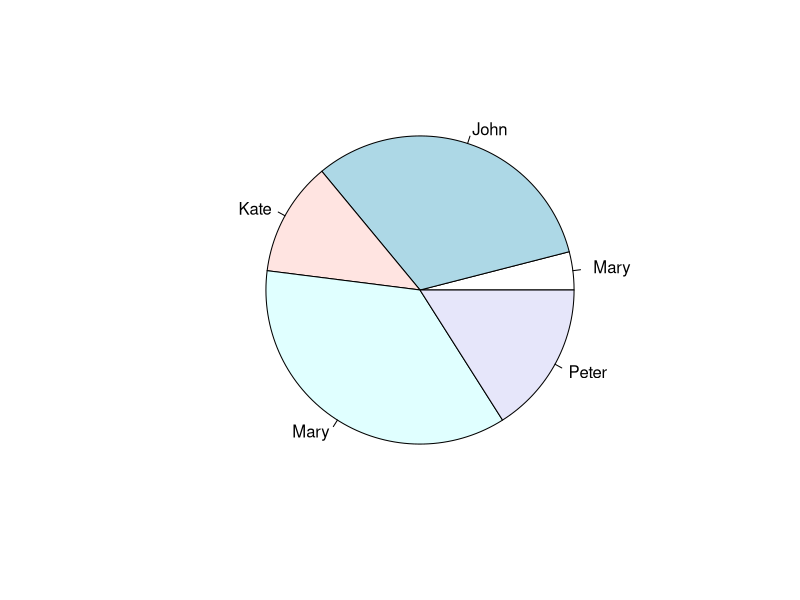
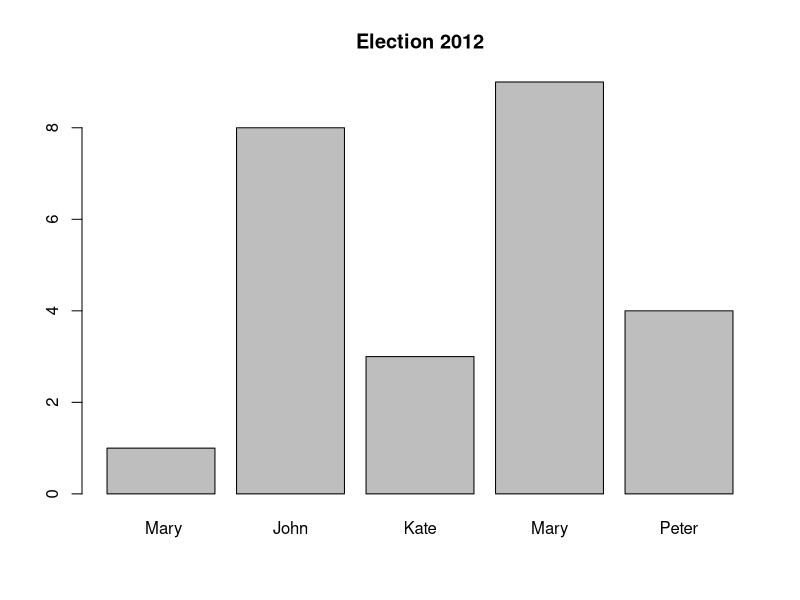
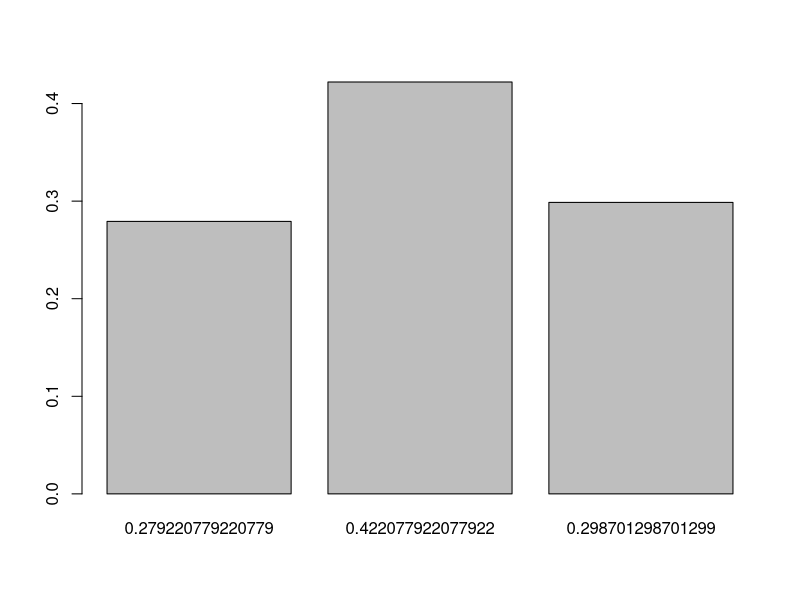
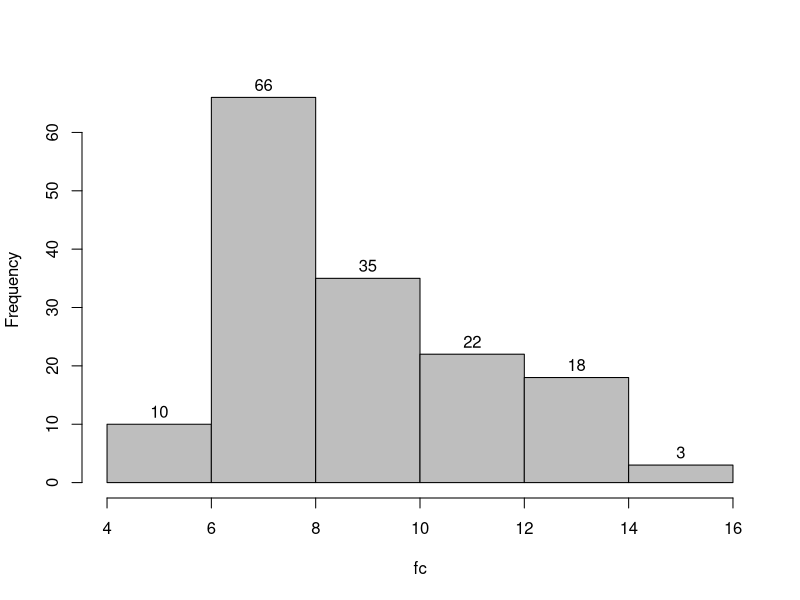
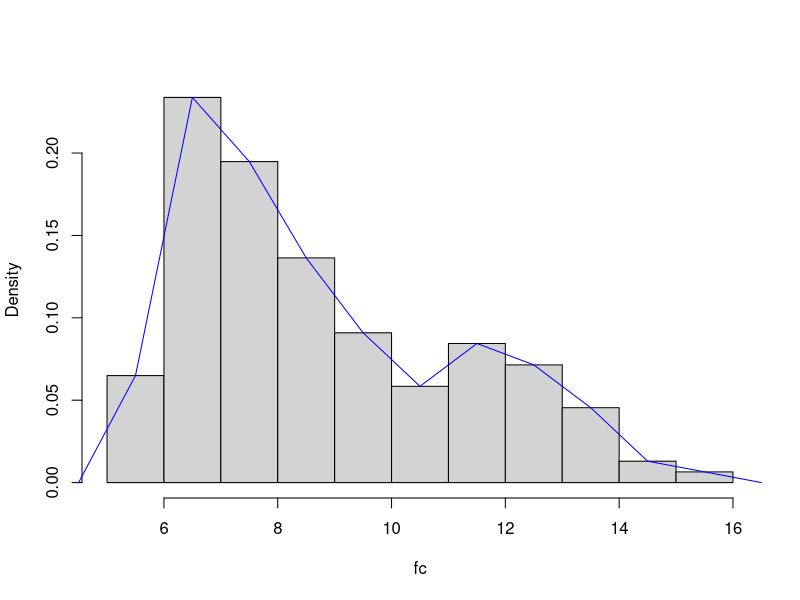
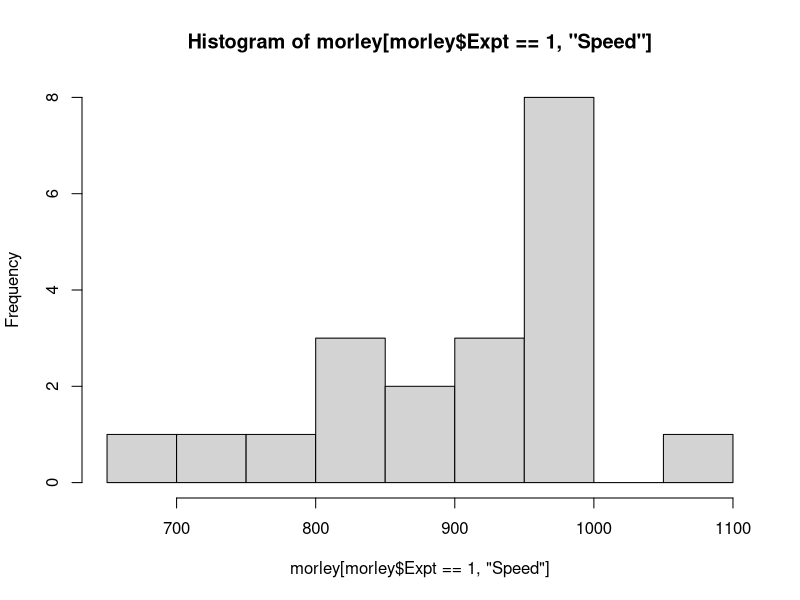

The R script that drew these images, in order:
votes <- c("Mary"," Mary","Mary","John"
          ,"Kate","Mary","Peter","Peter",
          "John","John","Peter","Kate","Peter", 
          "John","John","Mary","Mary","Mary","Kate", 
          "John","John","Mary","John","Mary","Mary");
votes <- factor(votes);
length(votes);
(votesTab <- table(votes))
votes
votesTab

prop.table(votesTab)
?name

cands <- names(votesTab)

NumVotes <- as.vector(votesTab)
print(cands)
cands[2];NumVotes[2]
rep(cands,NumVotes)
pie(NumVotes,labels = cands)
barplot(votesTab, main = "Election 2012")

maxVotes <- function(input_vector){
  counts <- which.max(table(input_vector))
  return(table(input_vector)[counts])
}
maxVotes(NumVotes)
?table

?range

votesTab[which.max(votesTab)]



 cars <- read.table("cars.csv",head = T, sep = ";", dec = ",")
head(cars)
length(cars$mpg)
mpg <- cars$mpg[!is.na(cars$mpg)]
fc <- 3.785*100/(mpg*1.609);
print(fc, digits = 3)
fuelcons <- character(length(fc));
?character
fuelcons[fc<7] <- "small";
fuelcons[fc>=7 & fc<10] <- "medium";
fuelcons[fc>=10] <- "large";
fuelcons <- factor(fuelcons);
print(fuelcons)
fuelcons
fcTab <- table(fuelcons); print(fcTab)
barplot(prop.table(fcTab),names = as.vector(prop.table(fcTab)))
?round



mean(fc)
quantile(fc, c(0.1, 0.5, 0.9))
par(xpd = TRUE)

h <- hist(fc, breaks = 5, labels = T, col = "gray", main = NA)

h <- hist(fc, prob = T, main = NA)
h
intWidth <- h$breaks[2]-h$breaks[1]
numClass <- length(h$mids)
polylineX <- c(h$mids[1]-intWidth, h$mids, h$mids[numClass]+intWidth);
polylineY <- c(0, h$density, 0)
lines(polylineX,polylineY,col = "blue")
?lines
stem(fc);
fc <- 3.785 * 100/(cars$mpg * 1.609)
head(cars$carmakers)
prod <- factor(cars$origin)
levels(prod) <- c("America", "Europe", "Japan")
fcA <- fc[prod == "America" & cars$price < 10000]
fcB <- fc[prod == "Europe" & cars$price < 10000]
fcC <- fc[prod == "Japan" & cars$price < 10000]

x02pi <- seq(0, 2*pi, length = 1000)
x02pi
?par


library("datasets")
morley# print
class(morley)
speed <- as.data.frame(table(morley[morley$Expt == 1, 3]))
speed
as.character(speed$Var1[which.min(speed$Var1)],drop = T)
hist(morley[morley$Expt == 1,'Speed'])
morley[morley$Expt == 1,"Speed"]
?table






